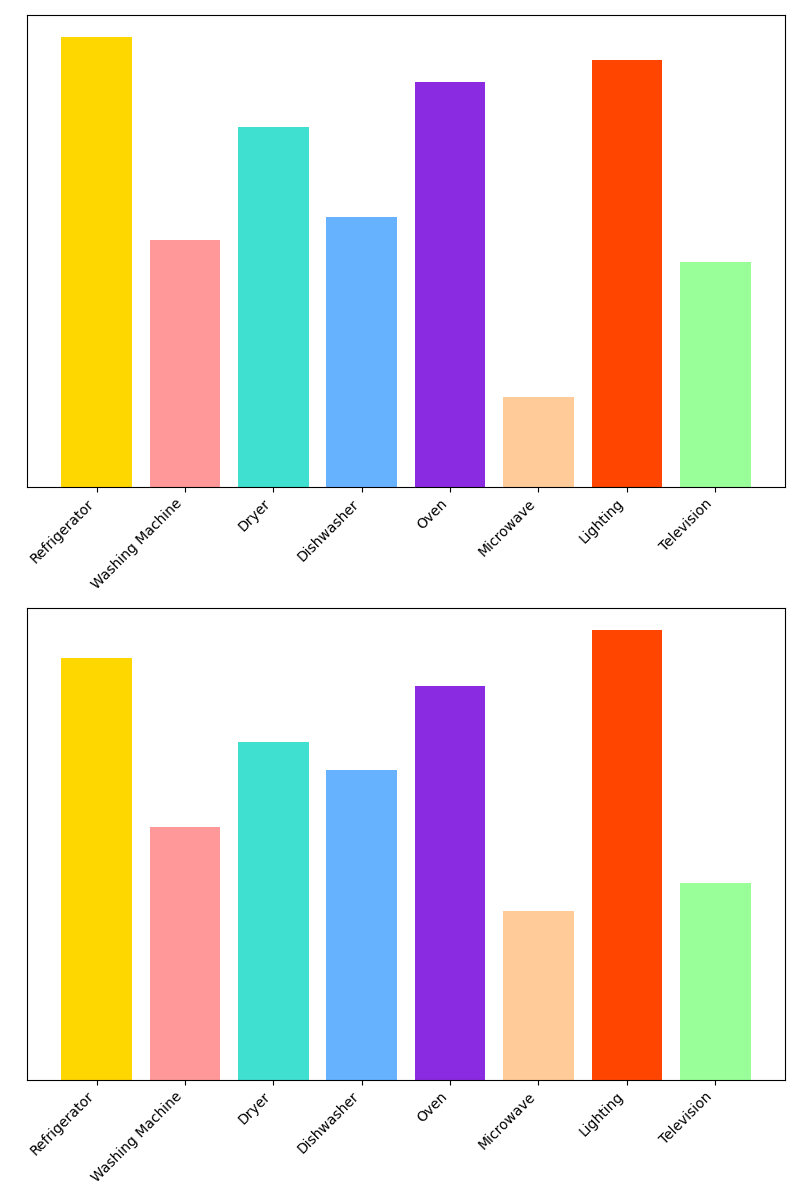

Here is the Python script that generated this plot:
import matplotlib.pyplot as plt

appliances = [
    'Refrigerator', 
    'Washing Machine', 
    'Dryer', 
    'Dishwasher', 
    'Oven', 
    'Microwave', 
    'Lighting', 
    'Television'
]
energy_consumption = [500, 275, 400, 300, 450, 100, 475, 250]
cost_saving = [75, 45, 60, 55, 70, 30, 80, 35]
colors = ['#FFD700', '#FF9999', '#40E0D0', '#66B2FF', '#8A2BE2', '#FFCC99', '#FF4500', '#99FF99']

fig, (ax1, ax2) = plt.subplots(2, 1, figsize=(8, 12))

ax1.bar(range(len(appliances)), energy_consumption, color=colors)
ax2.bar(range(len(appliances)), cost_saving, color=colors)

ax1.set_xticks(range(len(appliances)))
ax1.set_xticklabels(appliances, rotation=45, ha='right')
ax2.set_xticks(range(len(appliances)))
ax2.set_xticklabels(appliances, rotation=45, ha='right')

ax1.set_yticks([])  # Remove y-axis ticks
ax2.set_yticks([])  # Remove y-axis ticks

plt.tight_layout()
plt.show()
